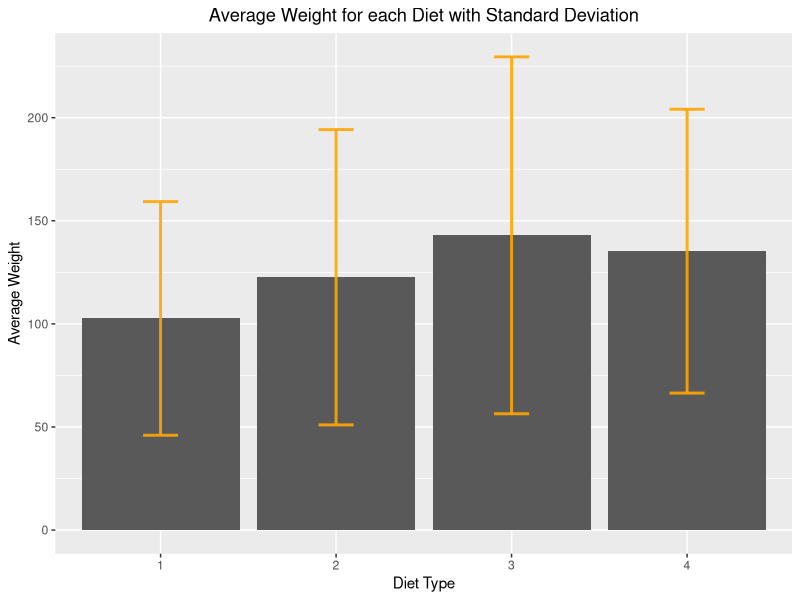
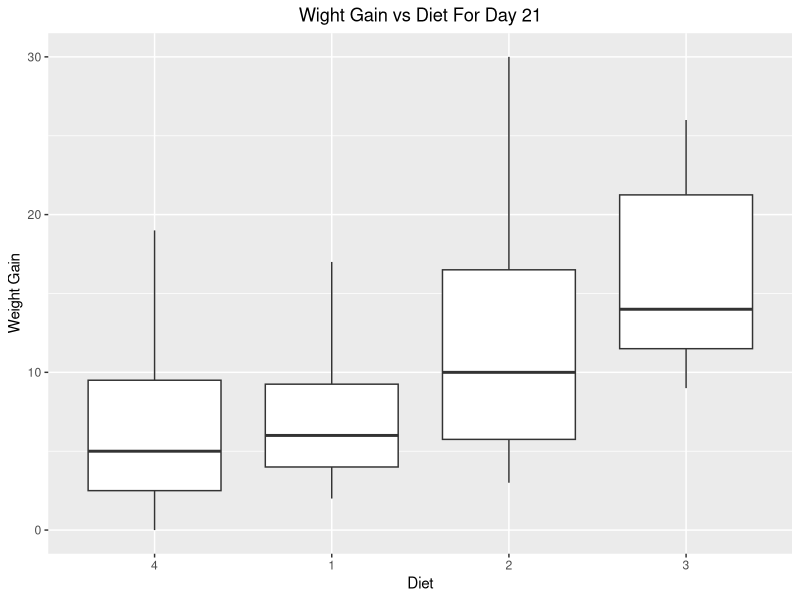
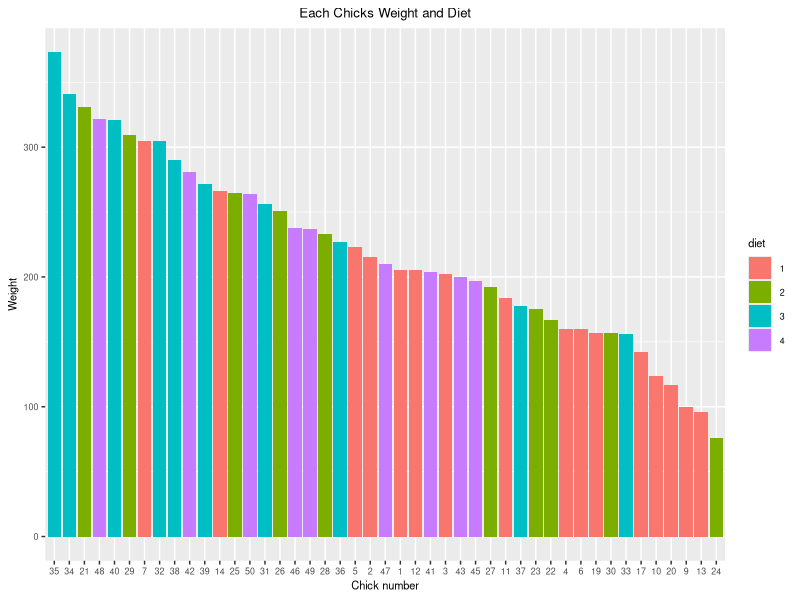
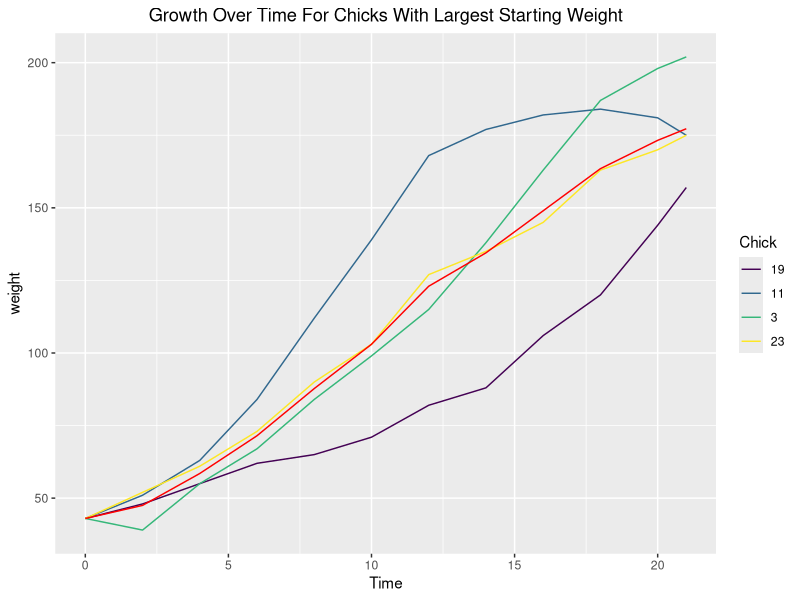
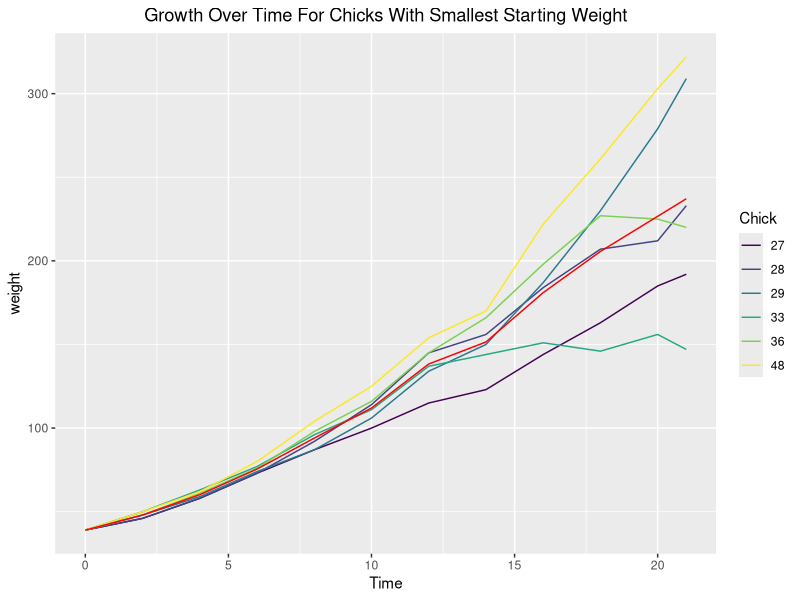
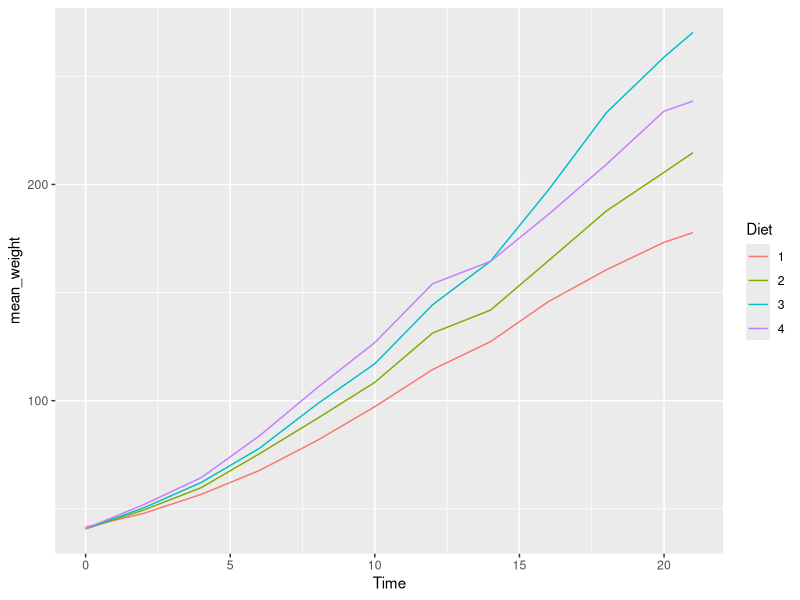

Generate these figures, in order, with R:
## ---- chunk 1
knitr::opts_chunk$set(echo = TRUE)
## ---- chunk 2
# library and dataset imports
library(datasets)
library(dplyr)
library(ggplot2)
## ---- chunk 3
# weight0
weight0 <- ChickWeight %>% 
  group_by(Diet) %>%
  summarise(num_chicks = n(),mean_weight = mean(weight, na.rm = TRUE), 
            sd_weight = sd(weight, na.rm = TRUE))

# EXTRA CREDIT: ggplot with error bars
ggplot(data = weight0, aes(x = Diet, y=mean_weight)) + 
  geom_bar(stat = "identity") +
  geom_errorbar(aes(x=Diet, ymin=mean_weight-sd_weight,ymax=mean_weight+sd_weight),
                width=0.2, colour="orange", alpha=0.9, size=1.0) + 
  xlab("Diet Type") +
  ylab("Average Weight") + 
  ggtitle("Average Weight for each Diet with Standard Deviation") +
  theme(plot.title = element_text(hjust = 0.5))
## ---- chunk 4

complete <- ChickWeight %>%
  group_by(Chick) %>%
  filter(n() == 12)

head(complete, 3)

## ---- chunk 5

complete <- complete %>%
  mutate(weightgain = c(0, diff(weight)))

head(complete)
complete

## ---- chunk 6

complete21 <- complete %>% filter(Time == 21)

complete21 %>% 
  ggplot(mapping = aes(x=reorder(Diet, weightgain, FUN=median),
                                      y=weightgain)) + 
  geom_boxplot() + ylim(0, 30) + xlab("Diet") + ylab("Weight Gain") +
  ggtitle("Wight Gain vs Diet For Day 21") + 
  theme(plot.title = element_text(hjust = 0.5))

## ---- chunk 7

completeMaxMin <- complete %>% 
  summarise(diet = unique(Diet), maxWeight = max(weight))

maxChick <- completeMaxMin %>% filter(maxWeight == max(maxWeight))
minChick <- completeMaxMin %>% filter(maxWeight == min(maxWeight))

# Numerical Answer
maxChick
minChick

# Graphical Answer
completeMaxMin %>%
  ggplot(mapping = aes(x = reorder(Chick, -maxWeight), y = maxWeight, fill=diet)) +
  geom_bar(stat = "identity") + theme(text = element_text(size = 8),
                                      plot.title = element_text(hjust = 0.5)) + 
  xlab("Chick number") + ylab("Weight") + ggtitle("Each Chicks Weight and Diet")

## ---- chunk 8
 
time0max <- complete %>% ungroup() %>% filter(Time == 0) %>% filter(weight == max(weight)) 
time0min <- complete %>% ungroup() %>% filter(Time == 0) %>% filter(weight == min(weight)) 

max0Chicks <- complete %>% ungroup() %>% filter(Chick %in% time0max$Chick)
min0Chicks <- complete %>% ungroup() %>% filter(Chick %in% time0min$Chick)

max0Chicks %>%
  ggplot(aes(x=Time, y=weight, group=Chick, color=Chick)) + geom_line() + 
  stat_summary(fun.y = mean, aes(group=1), geom = "line", colour="red") +
  ggtitle("Growth Over Time For Chicks With Largest Starting Weight") + 
  theme(plot.title = element_text(hjust = 0.5))

min0Chicks %>%
  ggplot(aes(x=Time, y=weight, group=Chick, color=Chick)) + geom_line() + 
  stat_summary(fun.y = mean, aes(group=1), geom = "line", colour="red") +
  ggtitle("Growth Over Time For Chicks With Smallest Starting Weight") + 
    theme(plot.title = element_text(hjust = 0.5))

## ---- chunk 9

complete %>% ungroup() %>% group_by(Diet,Time) %>% summarise(mean_weight = mean(weight)) %>%
  ggplot(aes(x=Time, y=mean_weight, group=Diet, colour=Diet)) + geom_line()


